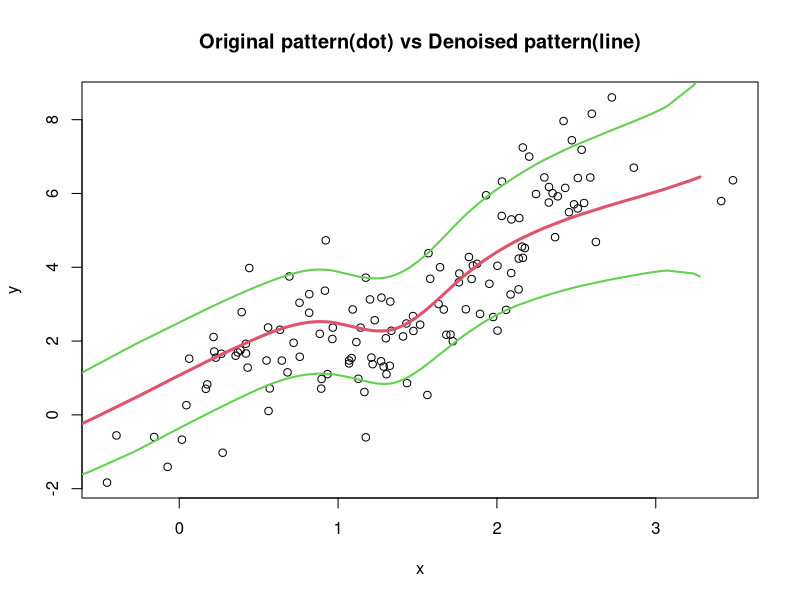
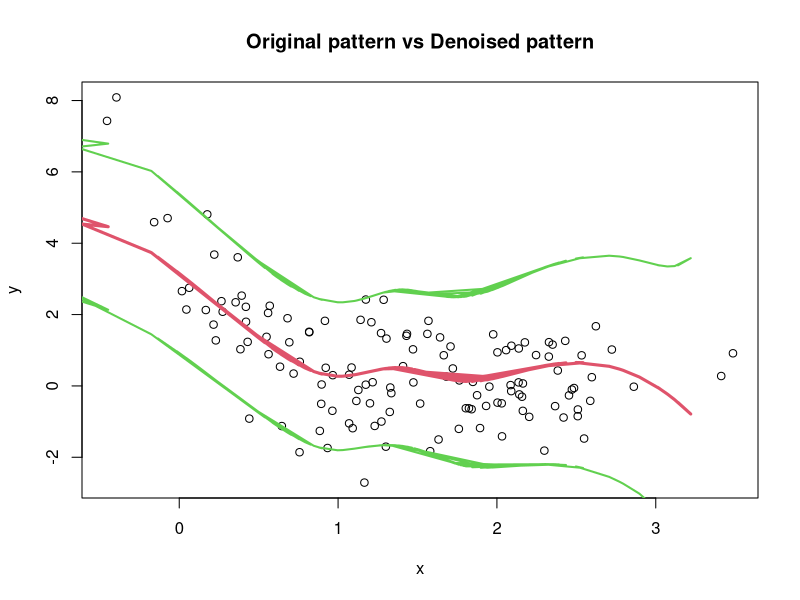
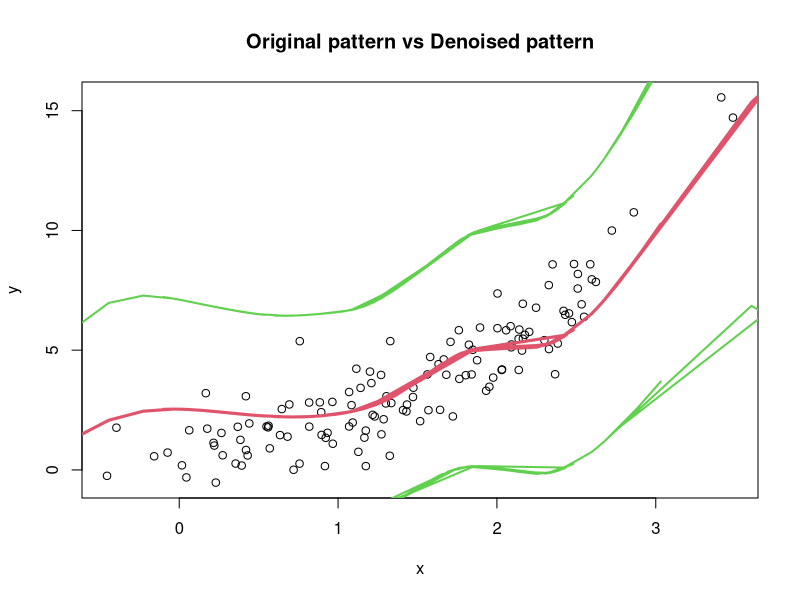

Source code (R) for these figures, in order:
nonspline = function(y, v, prior=NULL, maxiter=1000, tol=1e-4, n_grids=1e3)
{
  # Estimate parameters of yi=f(xi)+ei where (vi,yi) is observed instead of (xi,yi)
  library(splines)
  N = length(y)
  
  # Hyperparameters
  if (is.null(prior))
  {
    sig2v = 0.1
    sig2beta = sig2mu = 100
    axi = bxi = atau = btau = asig = bsig = 1e-3
  }
  else
  {
    sig2v = prior$sig2v
    sig2beta = prior$sig2beta
    sig2mu = prior$sig2mu
    axi = prior$axi
    bxi = prior$bxi
    asig = prior$asig
    bsig = prior$bsig
    atau = prior$atau
    btau = prior$btau
  }
  
  # Generate grids and corresponding spline coefficients
  nknots = min(round(log(length(unique(v)))), 35)
  knots = quantile(v, seq(0,1,length.out=nknots+2)[-c(1,(nknots+2))])
  grids = seq(min(v)-sd(v), max(v)+sd(v), length.out=n_grids)
  vphig = bs(grids, knots=knots, intercept=FALSE); K = ncol(vphig); uidx = 3:(K+2)
  vphig = cbind(cbind(1,grids),vphig)
  
  # Initialize variational parameters
  mutl = mean(v)
  axitl = axi + (N/2)
  asigtl = asig + (N/2)
  atautl = atau + (K/2)
  xi.ratio = axi/bxi
  sig.ratio = asig/bsig
  tau.ratio = atau/btau
  munu.q = munu.0 = rep(0, K+2)
  signu.q = signu.0 = diag(rep(c(sig2beta,1/tau.ratio),c(2,K)))
  ldetsn0 = determinant(signu.0, logarithm=TRUE)$modulus[1]
  
  # Update as
  lb = rep(0, maxiter)
  lbold = -Inf
  for (iter in 1:maxiter)
  {
    # denoised value
    common = -0.5*(sig.ratio*diag(vphig%*%(outer(munu.q,munu.q)+signu.q)%*%t(vphig)) + (1/sig2v+xi.ratio)*(grids^2) - 2*mutl*xi.ratio*grids)
    lnpgrids = common + outer(grids,v)/sig2v + sig.ratio*outer(drop(vphig%*%munu.q),y); pgrids = exp(t(lnpgrids))
    normalizers = apply(pgrids, 1, sum)
    ex = pgrids%*%grids/normalizers
    ex2 = pgrids%*%(grids^2)/normalizers
    varx = ex2 - (ex)^2
    vphiq = pgrids%*%vphig/outer(normalizers,rep(1,K+2))
    vphiqtvphiq = t(vphig)%*%diag(apply(pgrids/normalizers,2,sum))%*%vphig
    
    # nu
    signu.q = solve(diag(rep(c(1/sig2beta,tau.ratio),c(2,K)))+sig.ratio*vphiqtvphiq)
    munu.q = drop(sig.ratio*signu.q%*%t(vphiq)%*%y)
    
    # mu
    sig2mutl = 1/(1/sig2mu+N*xi.ratio)
    mutl = xi.ratio*sig2mutl*sum(ex)
    
    # xi
    bxitl = bxi + 0.5*(sum((ex-mutl)^2)+sum(varx)+N*sig2mutl)
    xi.ratio = axitl/bxitl
    
    # tau
    btautl = btau + 0.5*sum((munu.q^2+diag(signu.q))[uidx])
    tau.ratio = atautl/btautl
    
    # sigma
    cpterm = sum(y^2) - 2*sum(y*drop(vphiq%*%munu.q)) + sum(diag(vphiqtvphiq%*%(outer(munu.q,munu.q)+signu.q)))
    bsigtl = bsig + 0.5*cpterm
    sig.ratio = asigtl/bsigtl
    
    # ELBO
    lbnew = -0.5*N*log(2*pi) - 0.5*N*(log(bsigtl)-digamma(asigtl)) - 0.5*sig.ratio*cpterm
    lbnew = lbnew - 0.5*N*log(2*pi) - 0.5*N*log(sig2v) - 0.5*(sum((v-ex)^2)+sum(varx))/sig2v
    lbnew = lbnew - 0.5*N*(log(bxitl)-digamma(axitl)) - 0.5*xi.ratio*(sum((ex-mutl)^2)+sum(varx)+N*sig2mutl)
    lbnew = lbnew + 0.5*sum(log(varx)) + 0.5*N
    lbnew = lbnew - 0.5*ldetsn0 - 0.5*(sum((munu.q-munu.0)*solve(signu.0,munu.q-munu.0))+sum(diag(solve(signu.0,signu.q))))
    lbnew = lbnew + 0.5*determinant(signu.q,logarithm=TRUE)$modulus[1] + 0.5*(K+2)
    lbnew = lbnew - 0.5*log(sig2mu) - 0.5*(mutl^2+sig2mutl)/sig2mu
    lbnew = lbnew + 0.5*log(sig2mutl) + 0.5
    lbnew = lbnew - lgamma(axi) + axi*log(bxi) - (axi+1)*(log(bxitl)-digamma(axitl)) - xi.ratio*bxi
    lbnew = lbnew + lgamma(axitl) - axitl*log(bxitl) + (axitl+1)*(log(bxitl)-digamma(axitl)) + xi.ratio*bxitl
    lbnew = lbnew - lgamma(atau) + atau*log(btau) - (atau+1)*(log(btautl)-digamma(atautl)) - tau.ratio*btau
    lbnew = lbnew + lgamma(atautl) - atautl*log(btautl) + (atautl+1)*(log(btautl)-digamma(atautl)) + tau.ratio*btautl
    lbnew = lbnew - lgamma(asig) + asig*log(bsig) - (asig+1)*(log(bsigtl)-digamma(asigtl)) - sig.ratio*bsig
    lbnew = lbnew + lgamma(asigtl) - asigtl*log(bsigtl) + (asigtl+1)*(log(bsigtl)-digamma(asigtl)) + sig.ratio*bsigtl
    lb[iter] = lbnew
    if (lbnew>lbold & lbnew-lbold<tol) break
    lbold = lbnew
  }
  lb = lb[1:iter]
  knots = quantile(ex, seq(0,1,length.out=nknots+2)[-c(1,(nknots+2))])
  vphi = bs(ex, knots=knots, intercept=FALSE)
  vphi = cbind(cbind(1,ex),vphi)
  post_curve=drop(vphi%*%munu.q)
  curve_var=drop(vphi^2%*%diag(signu.q))
  return(list(
    lb=lb, ex=ex, munu.q=munu.q, signu.q=signu.q, sig.ratio=sig.ratio, tau.ratio=tau.ratio, xi.ratio=xi.ratio,
    post_lower=qnorm(0.025,post_curve,sqrt(curve_var)),
    post_upper=qnorm(0.975,post_curve,sqrt(curve_var)),
    post_curve=post_curve
  ))
}

set.seed(10)
N = 130
RR = 0.7
xi2 = 0.8
sig2v = xi2/RR-xi2
mux = 1.5
x = rnorm(N, mux, sqrt(xi2))
v = rnorm(N, x, sqrt(sig2v))
f1 = function(x) 2*x+sin(pi*x)
f2 = function(x) 3*exp(-2*x)
f3 = function(x) exp(0.8*x)
y1 = f1(x) + rnorm(N)
vb_result1 = nonspline(y1,v)
ord = order(vb_result1$ex)
plot(x,y1,ylab="y",main="Original pattern(dot) vs Denoised pattern(line)")
lines(vb_result1$ex[ord],vb_result1$post_curve[ord],lwd=3,col=2)
lines(vb_result1$ex[ord],vb_result1$post_lower[ord],lwd=2,col=3)
lines(vb_result1$ex[ord],vb_result1$post_upper[ord],lwd=2,col=3)
y2 = f2(x) + rnorm(N)
vb_result2 = nonspline(y2,v)
plot(x,y2,ylab="y",main="Original pattern vs Denoised pattern")
lines(vb_result2$ex[ord],vb_result2$post_curve[ord],lwd=3,col=2)
lines(vb_result2$ex[ord],vb_result2$post_lower[ord],lwd=2,col=3)
lines(vb_result2$ex[ord],vb_result2$post_upper[ord],lwd=2,col=3)
y3 = f3(x) + rnorm(N)
vb_result3 = nonspline(y3,v)
plot(x,y3,ylab="y",main="Original pattern vs Denoised pattern")
lines(vb_result3$ex[ord],vb_result3$post_curve[ord],lwd=3,col=2)
lines(vb_result3$ex[ord],vb_result3$post_lower[ord],lwd=2,col=3)
lines(vb_result3$ex[ord],vb_result3$post_upper[ord],lwd=2,col=3)